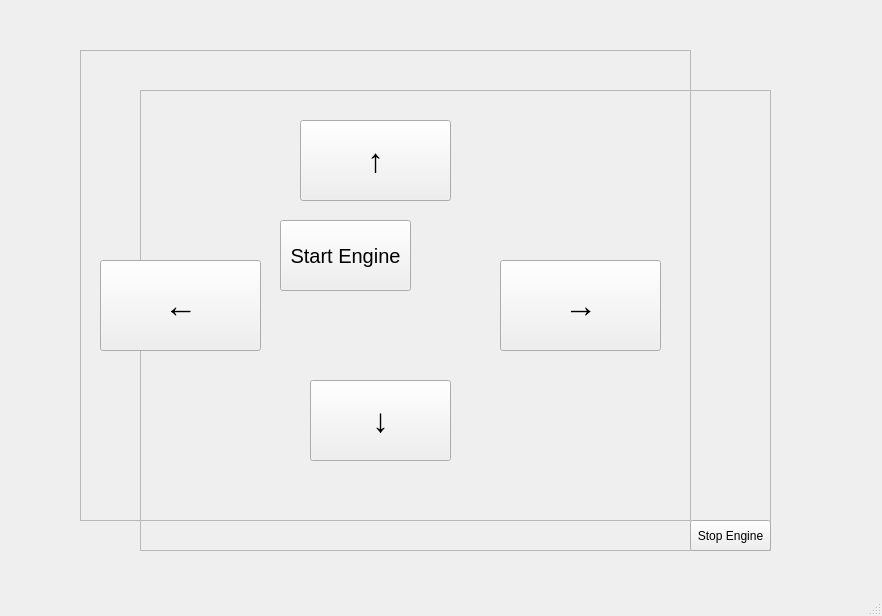
<?xml version="1.0" encoding="UTF-8"?>
<ui version="4.0">
 <class>MainWindow</class>
 <widget class="QMainWindow" name="MainWindow">
  <property name="geometry">
   <rect>
    <x>0</x>
    <y>0</y>
    <width>882</width>
    <height>616</height>
   </rect>
  </property>
  <property name="windowTitle">
   <string>MainWindow</string>
  </property>
  <widget class="QWidget" name="centralwidget">
   <widget class="QFrame" name="engineFrame">
    <property name="geometry">
     <rect>
      <x>140</x>
      <y>90</y>
      <width>631</width>
      <height>461</height>
     </rect>
    </property>
    <property name="frameShape">
     <enum>QFrame::StyledPanel</enum>
    </property>
    <property name="frameShadow">
     <enum>QFrame::Raised</enum>
    </property>
    <widget class="QPushButton" name="startEngine">
     <property name="geometry">
      <rect>
       <x>140</x>
       <y>130</y>
       <width>131</width>
       <height>71</height>
      </rect>
     </property>
     <property name="font">
      <font>
       <pointsize>15</pointsize>
      </font>
     </property>
     <property name="text">
      <string>Start Engine</string>
     </property>
    </widget>
    <widget class="QPushButton" name="stopEngine">
     <property name="geometry">
      <rect>
       <x>550</x>
       <y>430</y>
       <width>81</width>
       <height>31</height>
      </rect>
     </property>
     <property name="text">
      <string>Stop Engine</string>
     </property>
    </widget>
   </widget>
   <widget class="QFrame" name="controlsFrame">
    <property name="enabled">
     <bool>true</bool>
    </property>
    <property name="geometry">
     <rect>
      <x>80</x>
      <y>50</y>
      <width>611</width>
      <height>471</height>
     </rect>
    </property>
    <property name="frameShape">
     <enum>QFrame::StyledPanel</enum>
    </property>
    <property name="frameShadow">
     <enum>QFrame::Raised</enum>
    </property>
    <widget class="QPushButton" name="fowardBtn">
     <property name="geometry">
      <rect>
       <x>220</x>
       <y>70</y>
       <width>151</width>
       <height>81</height>
      </rect>
     </property>
     <property name="font">
      <font>
       <pointsize>25</pointsize>
      </font>
     </property>
     <property name="text">
      <string>↑</string>
     </property>
    </widget>
    <widget class="QPushButton" name="leftBtn">
     <property name="geometry">
      <rect>
       <x>20</x>
       <y>210</y>
       <width>161</width>
       <height>91</height>
      </rect>
     </property>
     <property name="font">
      <font>
       <pointsize>25</pointsize>
      </font>
     </property>
     <property name="text">
      <string>←</string>
     </property>
    </widget>
    <widget class="QPushButton" name="rightBtn">
     <property name="geometry">
      <rect>
       <x>420</x>
       <y>210</y>
       <width>161</width>
       <height>91</height>
      </rect>
     </property>
     <property name="font">
      <font>
       <pointsize>25</pointsize>
      </font>
     </property>
     <property name="text">
      <string>→</string>
     </property>
    </widget>
    <widget class="QPushButton" name="backardBtn">
     <property name="geometry">
      <rect>
       <x>230</x>
       <y>330</y>
       <width>141</width>
       <height>81</height>
      </rect>
     </property>
     <property name="font">
      <font>
       <pointsize>25</pointsize>
      </font>
     </property>
     <property name="text">
      <string>↓</string>
     </property>
    </widget>
   </widget>
  </widget>
  <widget class="QMenuBar" name="menubar">
   <property name="geometry">
    <rect>
     <x>0</x>
     <y>0</y>
     <width>882</width>
     <height>21</height>
    </rect>
   </property>
  </widget>
  <widget class="QStatusBar" name="statusbar"/>
 </widget>
 <resources/>
 <connections/>
</ui>
